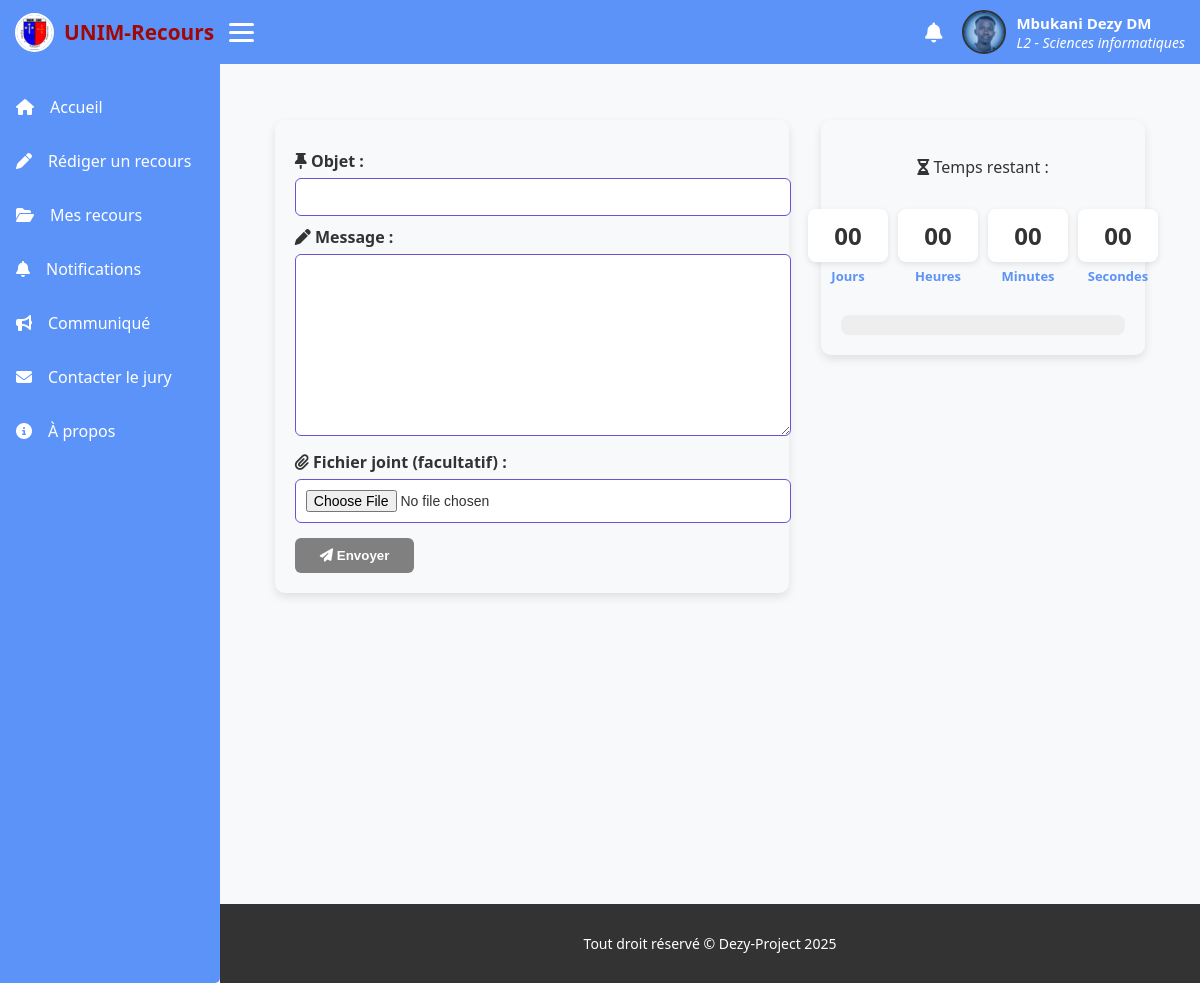
/recours/recours/creer/ (signed in), run on the app's committed database.
### accounts/models.py (models this page shows, shortened)
class User(AbstractUser):
    class Roles(models.TextChoices):
        ETUDIANT = 'ETU', 'Étudiant'
        JURY = 'JUR', 'Jury'
        STAFF = 'STA', 'Staff/Administration'
    role = models.CharField(
        max_length=3,
        choices=Roles.choices,
        default=Roles.ETUDIANT,
        help_text="Rôle fonctionnel de l'utilisateur"
    )
    autre_nom = models.CharField(
        max_length=150,
        help_text="Deuxième prénom ou deuxième nom selon la coutume"
    )
    def nom_complet(self):
        parts = [self.first_name, self.last_name,  self.autre_nom]
        return " ".join(p for p in parts if p)

### etudiants/models.py (models this page shows, shortened)
class EtudiantProfile(models.Model):
    user = models.OneToOneField(
        settings.AUTH_USER_MODEL,
        on_delete=models.CASCADE,
        related_name='etudiant_profile'
    )
    departement = models.ForeignKey(
        Departement,
        on_delete=models.PROTECT,
        related_name='etudiants'
    )
    promotion = models.CharField(max_length=2, choices=PROMO_CHOICES)
    photo_profil = models.ImageField(upload_to='photos_etudiants/', blank=True, null=True)

### structure/models.py (models this page shows, shortened)
class Departement(models.Model):
    domaine = models.ForeignKey(Domaine, on_delete=models.CASCADE, related_name='departements')
    nom = models.CharField(max_length=200, unique=True)  # ex: Informatique, Aménagement...

### recours/views.py (the view)
# urls.py: path('recours/creer/', views.creer_recours, name='creer_recours'),
@login_required
def creer_recours(request):
    user = request.user
    if not hasattr(user, 'etudiant_profile'):
        messages.error(request, "Seuls les étudiants peuvent soumettre un recours.")
        return redirect('etudiant_dashboard')
    etu = user.etudiant_profile
    domaine = etu.departement.domaine
    delais = Delai.objects.filter(domaine=domaine, actif=True)
    delai_actif = any(d.est_actif() for d in delais)
    if request.method == 'POST':
        form = RecoursForm(request.POST, request.FILES)
        if form.is_valid():
            rec = form.save(commit=False)
            rec.etudiant = etu
            rec.domaine = domaine
            rec.save()
            messages.success(request, "✅ Votre recours a été envoyé.")
            return redirect('mes_recours')
    else:
        form = RecoursForm()
    delai = delais.order_by('-date_fin').first()
    return render(request, 'recours/rediger_recours.html', {
        'form': form,
        'delai': delai
    })

### recours/forms.py
class RecoursForm(forms.ModelForm):
    class Meta:
        model = Recours
        fields = ['objet', 'message', 'fichier_joint']

### delais/models.py (called while the page is built)
    def est_actif(self):
        now = timezone.now()
        return self.actif and self.date_debut <= now <= self.date_fin

### templates/recours/rediger_recours.html (shortened to what this page needs)
{% extends "pages/base.html" %}
{% block content %}
{% if form %}
<div class="redaction">
    <div class="formulaire">
        <form method="post" enctype="multipart/form-data">
            <label for="id_objet"><i class="fas fa-thumbtack"></i> Objet :</label>
            {{ form.objet }}
            <label for="id_message"><i class="fas fa-pen"></i> Message :</label>
            {{ form.message }}
            <label for="id_fichier_joint"><i class="fas fa-paperclip"></i> Fichier joint (facultatif) :</label>
            {{ form.fichier_joint }}
            <button type="submit"><i class="fas fa-paper-plane"></i> Envoyer</button>
        </form>
    </div>
    <div class="chrono">
        <p><i class="fas fa-hourglass-half"></i> Temps restant :</p>
        <div id="countdown">
            <div class="J"><strong id="J1">00</strong> <span class="label">Jours</span></div>
            <div class="H"><strong id="H1">00</strong> <span class="label">Heures</span></div>
            <div class="M"><strong id="M1">00</strong> <span class="label">Minutes</span></div>
            <div class="S"><strong id="S1">00</strong> <span class="label">Secondes</span></div>
        </div>
        <div class="progress-bar">
        </div>
    </div>
</div>
{% endif %}
{% endblock %}

### templates/pages/base.html (shortened to what this page needs)
{% load static %}
<!DOCTYPE html>
<html lang="en">
<head>
    <link rel="stylesheet" href="https://cdnjs.cloudflare.com/ajax/libs/font-awesome/6.5.0/css/all.min.css">
</head>
<body>
    <header>
        <div class="left">
            <div class="logo">
                <img src="{% static 'logo.jpg' %}" alt="Logo">
                <a href="{% url 'dashboard_redirect' %}">UNIM-Recours</a>
            </div>
            <div class="burger" onclick="toggleMenu()">
                <span></span><span></span><span></span>
            </div>
        </div>
        <div class="right">
                <a href="{% url 'mes_notifications' %}" class="notif-link">
                    <i class="fas fa-bell"></i>
                </a>
            <div class="profil-menu">
                <a href="#" class="profil">
                    {% if user.etudiant_profile.photo_profil %}
                        <img src="{{ user.etudiant_profile.photo_profil.url }}" alt="Profil">
                    {% else %}
                        <img src="{% static 'icons/etu.webp' %}" alt="">
                    {% endif %}
                    <span>
                        <b>{{ user.nom_complet }}</b>
                        <i>{{ user.etudiant_profile.promotion }} - {{ user.etudiant_profile.departement.nom }}</i>
                    </span>
                </a>
            </div>
        </div>
    </header>
    <div id="side_bar">
        <div class="liens">
            <a href="{% url 'dashboard_redirect' %}"><i class="fas fa-home"></i><span class="text">Accueil</span></a>
            <a href="{% url 'creer_recours' %}"><i class="fas fa-pen"></i><span class="text">Rédiger un recours</span></a>
            <a href="{% url 'mes_recours' %}"><i class="fas fa-folder-open"></i><span class="text">Mes recours</span></a>
           <a href="{% url 'mes_notifications' %}" class="notif-link">
                <i class="fas fa-bell"></i><span class="text">Notifications</span>
           </a>
            <a href="{% url 'liste_communiques' %}"><i class="fas fa-bullhorn"></i><span class="text">Communiqué</span></a>
            <a href="#"><i class="fas fa-envelope"></i><span class="text">Contacter le jury</span></a>
            <a href="#"><i class="fas fa-info-circle"></i><span class="text">À propos</span></a>
        </div>
    </div>
    <div class="content">
        {% block content %}
        {% endblock %}
    </div>
    <footer>
        <p>Tout droit réservé © Dezy-Project 2025</p>
    </footer>
</body>
</html>

### templates/pages/base.html (style rules this page uses)
html { --var-secondary-color: #6e51cf; --var-text-color: #fff; --var-text-color-dark: #333; --var-bg-light: #f0f4ff; --var-bg-dark: #d3c9f3; --unim--1: rgb(160, 8, 8); --bg--vrai: rgb(92, 147, 248); }
body { background: var(--var-bg-light); color: var(--var-text-color-dark); font-family: 'Segoe UI', Tahoma, Geneva, Verdana, sans-serif; margin: 0; padding: 0; }
#side_bar { background-color: var(--bg--vrai); width: 220px; display: flex; flex-direction: column; position: fixed; top: 0; left: 0; bottom: 0; transition: width .3s ease; border-radius: 0 5px 5px 0; overflow-x: hidden; }
#side_bar .liens { margin-top: 80px; flex: 1; }
#side_bar .liens a { text-decoration: none; display: flex; align-items: center; gap: 1rem; color: var(--var-text-color); padding: 1rem; border-radius: 6px; transition: background .3s; font-size: 16px; }
header { display: flex; align-items: center; justify-content: space-between; background-color: var(--bg--vrai); padding: 10px 15px; position: fixed; top: 0; left: 0; right: 0; z-index: 1000; }
header .left { display: flex; align-items: center; gap: 15px; }
header .logo { display: flex; align-items: center; gap: 10px; }
header .logo img { width: 35px; height: 35px; border-radius: 50%; border: 2px solid var(--var-text-color); }
header .logo a { text-decoration: none; color: var(--unim--1); font-weight: bold; font-size: 1.3em; }
.burger { display: flex; flex-direction: column; cursor: pointer; gap: 5px; }
.burger span { width: 25px; height: 3px; background: var(--var-text-color); border-radius: 3px; }
header .right { display: flex; align-items: center; gap: 20px; }
.profil-menu { position: relative; }
.profil { display: flex; align-items: center; gap: 10px; cursor: pointer; color: var(--var-text-color); text-decoration: none; }
.profil img { width: 40px; height: 40px; border-radius: 50%; border: 2px solid var(--var-text-color-dark); }
.profil span { display: flex; flex-direction: column; font-size: 14px; }
.profil span b { font-size: 15px; }
.content { transition: margin-left .3s ease; margin-left: 220px; padding: 1rem; min-height: 100vh; margin-top: 4.5rem; }
footer { transition: margin-left .3s ease; margin-left: 220px; padding: 1rem; text-align: center; font-size: 14px; color: var(--var-text-color); background-color: var(--var-text-color-dark); }
.notif-link { position: relative; display: inline-block; color: var(--var-text-color); font-size: 20px; }

### templates/recours/rediger_recours.html (style rules this page uses)
html { --var-secondary-color: #6e51cf; --var-text-color: #fff; --var-text-color-dark: #333; --var-bg-light: #f8f9fa; --var-bg-dark: #d3c9f3; --unim--1: rgb(160, 8, 8); --unim--2: rgb(163, 163, 7); --bg--vrai: rgb(92, 147, 248); font-family: 'Segoe UI', Tahoma, Geneva, Verdana, sans-serif; }
.redaction { display: flex; gap: 2rem; justify-content: center; align-items: flex-start; margin: 2rem auto; flex-wrap: wrap; }
.formulaire { background-color: var(--var-bg-light); box-shadow: 0 4px 10px rgba(0,0,0,0.1); padding: 20px; width: 50%; border-radius: 10px; transition: transform 0.2s ease, box-shadow 0.2s ease; }
.formulaire form label { color: var(--var-text-color-dark); font-weight: 600; margin-top: 10px; display: block; }
.formulaire form input, .formulaire form textarea { width: 100%; border: 1px solid var(--var-secondary-color); padding: 10px; border-radius: 6px; margin-top: 6px; outline: none; font-size: 14px; background: #fff; transition: border-color 0.2s ease; }
.formulaire form button { background: var(--bg--vrai); color: white; padding: 10px 25px; border: none; border-radius: 6px; cursor: pointer; font-weight: 600; margin-top: 15px; transition: background 0.2s ease; }
.chrono { background-color: var(--var-bg-light); width: 30%; min-width: 250px; padding: 20px; border-radius: 10px; box-shadow: 0 4px 10px rgba(0,0,0,0.1); display: flex; flex-direction: column; align-items: center; transition: transform 0.2s ease, box-shadow 0.2s ease; }
#countdown { display: flex; justify-content: center; gap: 10px; margin: 15px 0; }
#countdown .J, .H, .M, .S { display: flex; flex-direction: column; align-items: center; }
#countdown strong { background: white; padding: 10px 15px; border-radius: 8px; font-size: 1.5rem; box-shadow: 0 2px 6px rgba(0,0,0,0.1); min-width: 50px; text-align: center; }
#countdown span.label { margin-top: 5px; font-size: 13px; font-weight: 600; color: var(--bg--vrai); }
.progress-bar { width: 100%; background: #eee; border-radius: 8px; margin-top: 15px; }

### data on the page
User: etudiant_profile.photo_profil (picture), nom_complet "Mbukani Dezy DM", etudiant_profile.promotion "L2", etudiant_profile.departement.nom "Sciences informatiques"
